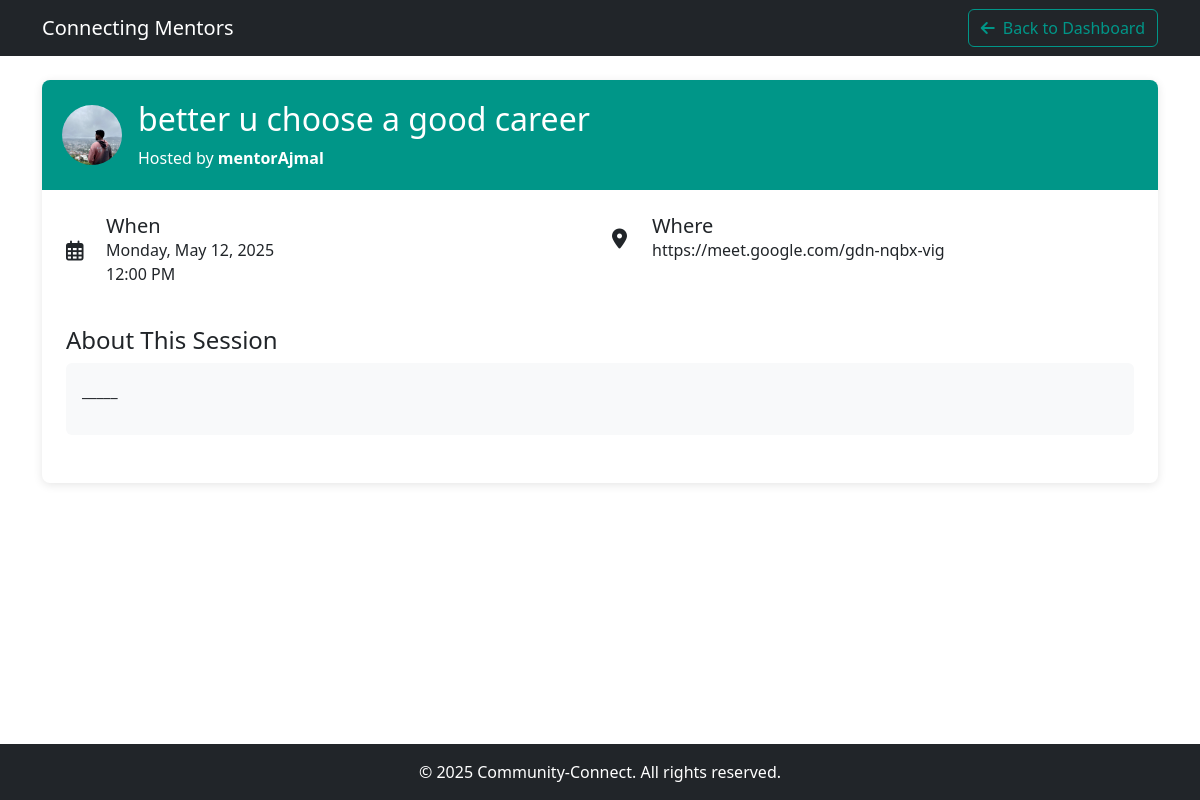
The app's page /sessions/15/ with its own data.
### com/models.py (models this page shows, shortened)
class Session_by_Mentor(models.Model):
    session_type=models.CharField(max_length=50,default='None',blank=True)
    title = models.CharField(max_length=200)
    date_time = models.DateTimeField()
    description = models.TextField(blank=True, null=True)
    location = models.URLField(help_text="Zoom or meet links", blank=True, null=True)
    created_by = models.ForeignKey(Mod, on_delete=models.CASCADE, related_name='mentor_sessions')
    created_at = models.DateTimeField(auto_now_add=True)
    participants = models.ManyToManyField(Reg, through='SessionParticipation', related_name='joined_sessions')
    class Meta:
        ordering = ['date_time']

class Mod(models.Model):
    name=models.CharField(max_length=30)
    email=models.EmailField(max_length=50,unique=True)
    passw=models.CharField(max_length=50)
    contact=models.CharField(max_length=10)
    image = models.ImageField(upload_to='images/', null=True, blank=True)
    bloodgroupchoice=(
        ('A+','A+'),
        ('A-','A-'),
        ('B+','B+'),
        ('B-','B-'),
        ('AB+','AB+'),
        ('AB-','AB-'),
        ('O+','O+'),
        ('O-','O-'),
    )
    bloodgroup=models.CharField(max_length=5,choices=bloodgroupchoice,null=True,blank=True)
    genderchoice=(
        ('male','MALE'),
        ('female','FEMALE'),
        ('others','OTHERS')
    )
    gender=models.CharField(max_length=10,choices=genderchoice,null=True,blank=True)
    categorychoice=(
        ('mentors and experts','MENTORS AND EXPERTS'),
        ('sponsors or donors','SPONSORS AND DONORS'),
        ('creators and sharers','CREATORS AND SHARERS'),
    )
    category=models.CharField(max_length=30,choices=categorychoice,null=False,blank=False)
    approval_status=models.BooleanField(default=False)
    is_selected = models.BooleanField(default=False)
    is_rejected = models.BooleanField(default=False)

### com/views.py (the view, shortened to what this page needs)
# urls.py: path('sessions/<int:session_id>/', views.session_detail, name='session_detail'),
def session_detail(request, session_id):
    session = get_object_or_404(Session_by_Mentor, id=session_id)
    user_joined = False
    participation_status = None
    user = None
    approved_participants = session.sessionparticipation_set.filter(
        status='approved'
    ).select_related('user')
    participant_count = approved_participants.count()
    can_join = False
    if user and not user_joined and session.date_time > timezone.now():
        can_join = True
    context = {
        'session': session,
        'user_joined': user_joined,
        'participation_status': participation_status,
        'approved_participants': approved_participants,
        'participant_count': participant_count,
        'can_join': can_join,
        'user_name': request.session.get('user_name', ''),
    }
    return render(request, 'session_detail.html', context)

### com/templates/session_detail.html (shortened to what this page needs)
<!DOCTYPE html>
<html lang="en">
<head>
    <link href="https://cdn.jsdelivr.net/npm/bootstrap@5.3.0/dist/css/bootstrap.min.css" rel="stylesheet">
    <link rel="stylesheet" href="https://cdnjs.cloudflare.com/ajax/libs/font-awesome/6.0.0/css/all.min.css">
</head>
<body>
    <nav class="navbar navbar-expand-lg navbar-dark bg-dark">
        <div class="container d-flex justify-content-between">
          <a class="navbar-brand" href="#">Connecting Mentors</a>
          <button onclick="window.history.back()" class="btn btn-outline-secondary custom-teal-border">
            <i class="fas fa-arrow-left me-2"></i>Back to Dashboard
          </button>
        </div>
    </nav>
    <div class="container my-4">
        <div class="session-details">
            <div class="session-header">
                <div class="d-flex align-items-center">
                    {% if session.created_by.image %}
                        <img src="{{ session.created_by.image.url }}" class="mentor-avatar me-3" alt="Mentor">
                    {% else %}
                        <div class="mentor-avatar bg-secondary me-3 d-flex align-items-center justify-content-center">
                            <i class="fas fa-user text-white"></i>
                        </div>
                    {% endif %}
                    <div>
                        <h2>{{ session.title }}</h2>
                        <p class="mb-0">Hosted by <strong>{{ session.created_by.name }}</strong></p>
                    </div>
                </div>
            </div>
            <div class="p-4">
                <div class="row mb-4">
                    <div class="col-md-6">
                        <div class="d-flex align-items-center mb-3">
                            <i class="far fa-calendar-alt fa-lg me-3" style="width: 24px;"></i>
                            <div>
                                <h5 class="mb-0">When</h5>
                                <p class="mb-0">{{ session.date_time|date:"l, F j, Y" }}<br>
                                {{ session.date_time|time:"g:i A" }}</p>
                            </div>
                        </div>
                    </div>
                    <div class="col-md-6">
                        <div class="d-flex align-items-center mb-3">
                            <i class="fas fa-map-marker-alt fa-lg me-3" style="width: 24px;"></i>
                            <div>
                                <h5 class="mb-0">Where</h5>
                                <p class="mb-0">{{ session.location|default:"Online Session" }}</p>
                            </div>
                        </div>
                    </div>
                </div>
                <div class="mb-4">
                    <h4>About This Session</h4>
                    <div class="p-3 bg-light rounded">
                        {{ session.description|linebreaks }}
                    </div>
                </div>
            </div>
        </div>
    </div>
    <footer class="bg-dark text-white text-center py-3">
        <div class="container">
          <p class="mb-0">© {% now "Y" %} Community-Connect. All rights reserved.</p>
        </div>
      </footer>
</body>
</html>

### com/templates/session_detail.html (style rules this page uses)
.session-header { background-color: #009688; color: white; padding: 20px; border-radius: 8px 8px 0 0; }
.mentor-avatar { width: 60px; height: 60px; border-radius: 50%; object-fit: cover; }
.session-details { background-color: white; border-radius: 8px; box-shadow: 0 2px 10px rgba(0,0,0,0.1); }
body { display: flex; flex-direction: column; min-height: 100vh; }
footer { margin-top: auto; }
.custom-teal-border { border-color: #009688 !important; color: #009688 !important; }

### records on screen
Session_by_Mentor: created_by.image (picture), title "better u choose a good career", created_by.name "mentorAjmal", date_time "Monday, May 12, 2025", date_time "12:00 PM", location "https://meet.google.com/gdn-nqbx-vig", description "_____"
